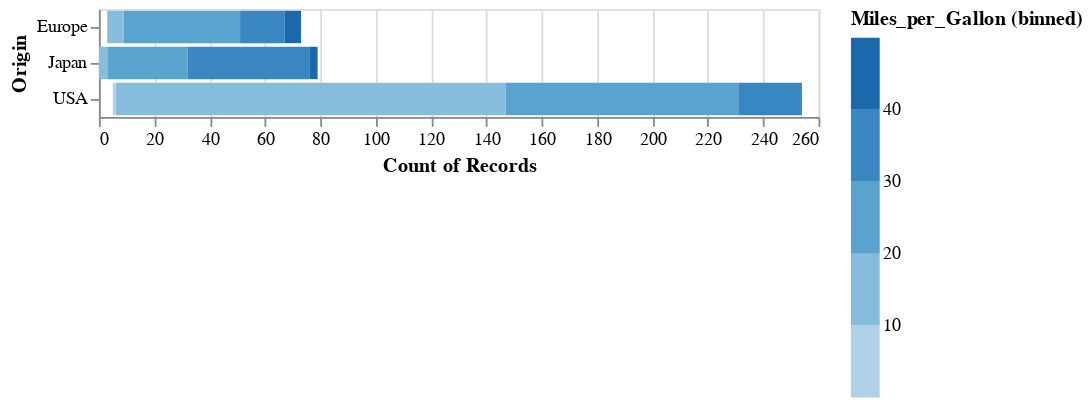

The cell this chart's notebook holds for it:
### Markdown cell above
Добавил для сравнения без бина

### Code cell
alt.Chart(cars).mark_bar().encode(
    color=alt.Color('Miles_per_Gallon', bin=True),
    x='count()',
    y='Origin'
)

### Figure 1 — Vega-Lite specification as saved in the notebook (floating-point values rounded to 4 significant figures; data arrays with more than 128 entries replaced by an {"elided": "..."} marker saying what was removed)
{"config": {"view": {"continuousWidth": 400, "continuousHeight": 300}}, "data": {"name": "data-f02450ab61490a1363517a0190416235"}, "mark": "bar", "encoding": {"color": {"bin": true, "field": "Miles_per_Gallon", "type": "quantitative"}, "x": {"aggregate": "count", "type": "quantitative"}, "y": {"field": "Origin", "type": "nominal"}}, "$schema": "https://vega.github.io/schema/vega-lite/v4.17.0.json", "datasets": {"data-f02450ab61490a1363517a0190416235": {"elided": "406 records"}}}
